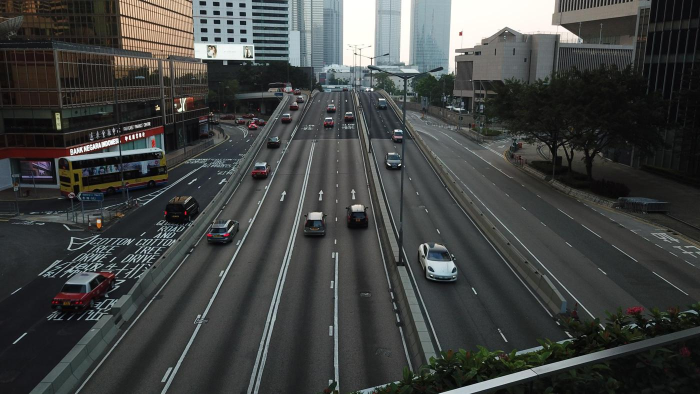
#> input picture demo/large_image.jpg, 1400 x 788 px, given in place of P07348.jpg, which was not available (shown at 1/2 size)
$ python MeanBlur.py
#> lines starting #> are read from the running program, lines starting #| are printed output that depends on the picture; after the words box and inside, x2 and y2 are one past the last pixel; in counts of white or black regions, pixels touching at a corner belong together; pictures that were not available may be replaced by others from this repository, and a replacement may not be noted
import cv2
import numpy as np
# [7 lines of commented-out code are left out]
ind = 'P07348'
img = cv2.imread(f'/home/xray/LXM/mmdetection/demo/{ind}.jpg')
#> img is the input picture: shape (788, 1400, 3); mean B, G, R 66.3, 67.7, 65.5
# B, G, R = cv2.split(img)  # 分离出图片的B，R，G颜色通道
# cv2.imwrite("/home/xray/LXM/mmdetection/demo/006619401009995_RED.jpg", R) # 显示三通道的值都为R值时d图片
# cv2.imwrite("/home/xray/LXM/mmdetection/demo/006619401009995_GREEN.jpg", G)  # 显示三通道的值都为G值时d图片
# cv2.imwrite("/home/xray/LXM/mmdetection/demo/006619401009995_BLUE.jpg", B)  # 显示三通道的值都为B值时d图片
# img_mean_B = cv2.medianBlur(B, 5)
# img_mean_G = cv2.medianBlur(G, 5)
# img_mean_R = cv2.medianBlur(R, 5)
# cv2.imwrite("/home/xray/LXM/mmdetection/demo/006619401009995_RED_medianBlur.jpg", img_mean_R) # 显示三通道的值都为R值时d图片
# cv2.imwrite("/home/xray/LXM/mmdetection/demo/006619401009995_GREEN_medianBlur.jpg", img_mean_G)  # 显示三通道的值都为G值时d图片
# cv2.imwrite("/home/xray/LXM/mmdetection/demo/006619401009995_BLUE_medianBlur.jpg", img_mean_B)  # 显示三通道的值都为B值时d图片

# rgb转hsv
img_hsv = cv2.cvtColor(img,cv2.COLOR_BGR2HSV)
#> img_hsv: shape (788, 1400, 3); mean H, S, V 66.8, 35.5, 70.4
# img_rgb_hsv = 0.7 * img + 0.3 * img_hsv
h,s,v = cv2.split(img_hsv)
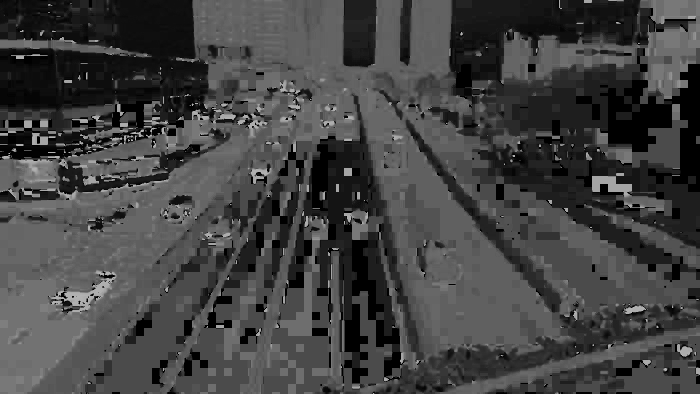
#> h: shape (788, 1400) (shown at 1/2 size); min 0, max 179, mean 66.8
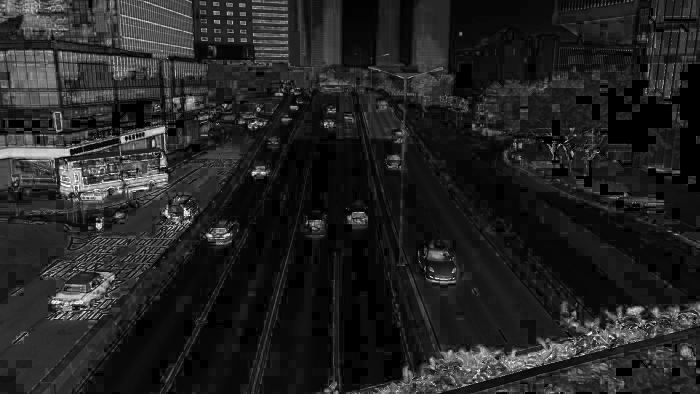
#> s: shape (788, 1400) (shown at 1/2 size); min 0, max 255, mean 35.5
# cv2.imwrite('/home/xray/LXM/mmdetection/demo/P00151_hsv.jpg',img_hsv)
# cv2.imwrite('/home/xray/LXM/mmdetection/demo/P00151_rgb_hsv.jpg',img_rgb_hsv)
cv2.imwrite(f'/home/xray/LXM/mmdetection/demo/{ind}_h.jpg',h)
cv2.imwrite(f'/home/xray/LXM/mmdetection/demo/{ind}_s.jpg',s)
cv2.imwrite(f'/home/xray/LXM/mmdetection/demo/{ind}_v.jpg',v)
gray_image = cv2.cvtColor(img, cv2.COLOR_BGR2GRAY)
img_th = cv2.adaptiveThreshold(gray_image, 255, cv2.ADAPTIVE_THRESH_MEAN_C, cv2.THRESH_BINARY, 11, 4)
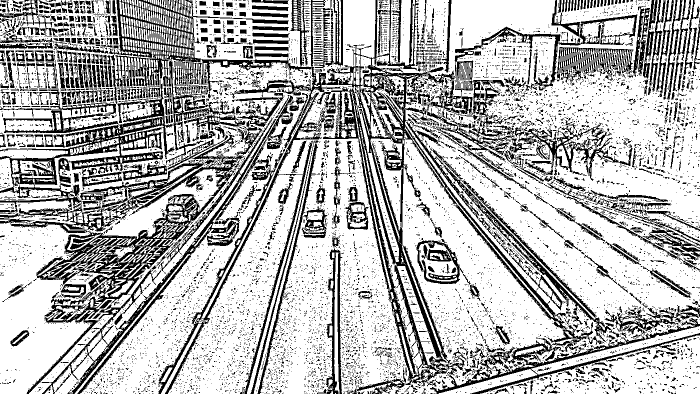
#> img_th: shape (788, 1400) (shown at 1/2 size); 70.9% white; 8857 black regions (8050 under 20 px), largest, box (x1, y1, x2, y2) and area: (0, 0, 1267, 788) 154605, (860, 666, 1400, 788) 8532, (987, 245, 1265, 362) 6045
_,img_otsu = cv2.threshold(gray_image,0,255,cv2.THRESH_BINARY+cv2.THRESH_OTSU) # 自动计算阈值
#> img_otsu: shape (788, 1400); 14.7% white; 1640 white regions (1290 under 20 px), largest, box (x1, y1, x2, y2) and area: (259, 0, 1166, 183) 92994, (495, 283, 631, 788) 5170, (877, 699, 1220, 788) 4927
img_h_th = cv2.adaptiveThreshold(h, 255, cv2.ADAPTIVE_THRESH_MEAN_C, cv2.THRESH_BINARY, 11, 4)
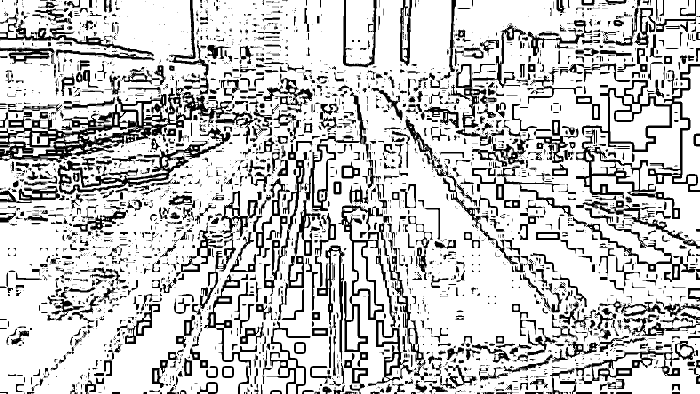
#> img_h_th: shape (788, 1400) (shown at 1/2 size); 77.5% white; 3770 black regions (2620 under 20 px), largest, box (x1, y1, x2, y2) and area: (0, 161, 464, 326) 17068, (677, 410, 825, 772) 9321, (1164, 128, 1400, 384) 7917
_,img_h_otsu = cv2.threshold(h,0,255,cv2.THRESH_BINARY+cv2.THRESH_OTSU) # 自动计算阈值
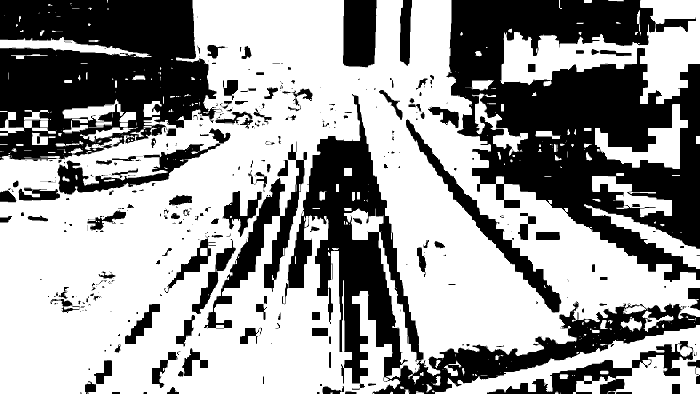
#> img_h_otsu: shape (788, 1400) (shown at 1/2 size); 60.3% white; 472 black regions (309 under 20 px), largest, box (x1, y1, x2, y2) and area: (893, 0, 1400, 564) 154626, (0, 0, 445, 322) 100573, (564, 188, 1400, 788) 86665
_,img_s_otsu = cv2.threshold(s,0,255,cv2.THRESH_BINARY+cv2.THRESH_OTSU) # 自动计算阈值
#> img_s_otsu: shape (788, 1400); 13.5% white; 3901 white regions (3423 under 20 px), largest, box (x1, y1, x2, y2) and area: (740, 612, 1351, 788) 22131, (117, 291, 356, 411) 12870, (226, 0, 388, 119) 10985
_,img_v_otsu = cv2.threshold(v,0,255,cv2.THRESH_BINARY_INV+cv2.THRESH_OTSU) # 自动计算阈值
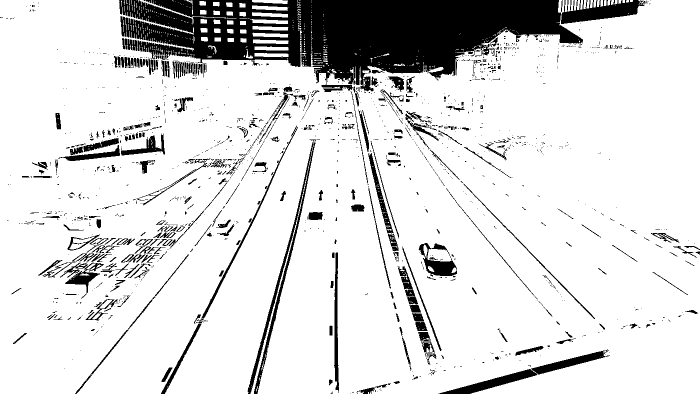
#> img_v_otsu: shape (788, 1400) (shown at 1/2 size); 85.5% white; 1584 black regions (1253 under 20 px), largest, box (x1, y1, x2, y2) and area: (238, 0, 1166, 184) 94484, (495, 283, 631, 788) 5117, (877, 699, 1220, 788) 4885

lower_bound = np.array([60, 50, 50])  # 可微调范围
upper_bound = np.array([140, 255, 255])
mask = cv2.inRange(img_hsv, lower_bound, upper_bound)
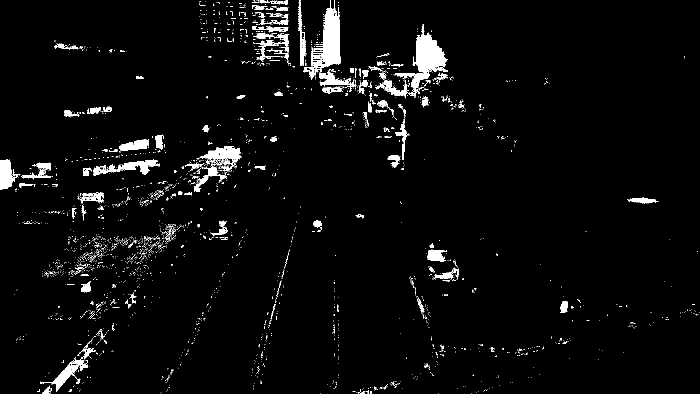
#> mask: shape (788, 1400) (shown at 1/2 size); 3.5% white; 2769 white regions (2607 under 20 px), largest, box (x1, y1, x2, y2) and area: (789, 48, 895, 188) 4305, (618, 0, 681, 160) 4212, (399, 292, 483, 331) 1626
# [4 lines of commented-out code are left out]
cv2.imwrite(f'/home/xray/LXM/mmdetection/demo/{ind}_h_otsu.jpg',img_h_otsu)
cv2.imwrite(f'/home/xray/LXM/mmdetection/demo/{ind}_s_otsu.jpg',img_s_otsu)
cv2.imwrite(f'/home/xray/LXM/mmdetection/demo/{ind}_v_otsu.jpg',img_v_otsu)
# cv2.imwrite(f'/home/xray/LXM/mmdetection/demo/{ind}_mask.jpg',mask)

$ run again, on resources/coco_test_12510.jpg
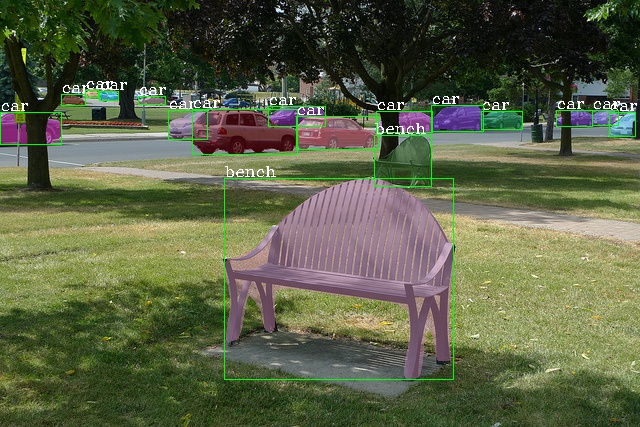
#> input picture resources/coco_test_12510.jpg, 640 x 427 px, given in place of P07348.jpg, which was not available
#> img is the input picture: shape (427, 640, 3); mean B, G, R 69.1, 97.4, 91
#> img_hsv: shape (427, 640, 3); mean H, S, V 56.9, 106.9, 102.9
#> `img_th = cv2.adaptiveThreshold(gray_image, 255, cv2.ADAPTIVE_THRESH_ME..`:
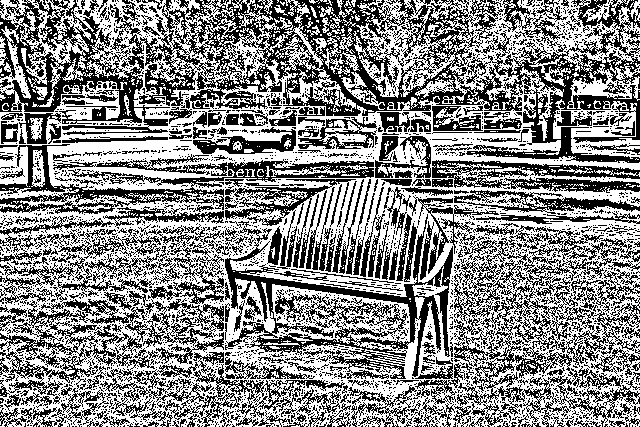
#> img_th: shape (427, 640); 53.8% white; black in thin lines or dots
#> img_otsu: shape (427, 640); 45.1% white; 1771 white regions (1687 under 20 px), largest, box (x1, y1, x2, y2) and area: (0, 69, 640, 398) 108763, (553, 101, 640, 158) 2841, (54, 81, 120, 120) 1425
#> img_h_th: shape (427, 640); 78% white; 1491 black regions (1210 under 20 px), largest, box (x1, y1, x2, y2) and area: (0, 35, 474, 402) 18626, (325, 68, 640, 164) 7824, (232, 282, 411, 372) 2356
#> img_h_otsu: shape (427, 640); 14.3% white; 397 white regions (322 under 20 px), largest, box (x1, y1, x2, y2) and area: (226, 180, 452, 378) 21925, (194, 112, 295, 152) 2676, (0, 139, 191, 167) 2265
#> img_s_otsu: shape (427, 640); 38.3% white; 2754 white regions (2629 under 20 px), largest, box (x1, y1, x2, y2) and area: (0, 0, 640, 427) 80925, (569, 0, 640, 94) 2990, (491, 369, 640, 427) 2869
#> img_v_otsu: shape (427, 640); 53.7% white; 1741 black regions (1666 under 20 px), largest, box (x1, y1, x2, y2) and area: (0, 78, 640, 397) 115199, (553, 100, 640, 156) 3034, (572, 78, 614, 96) 448
#> `mask = cv2.inRange(img_hsv, lower_bound, upper_bound)`:
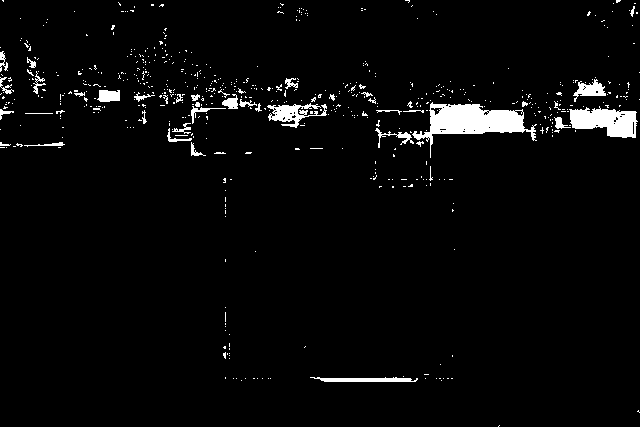
#> mask: shape (427, 640); 3.3% white; 607 white regions (565 under 20 px), largest, box (x1, y1, x2, y2) and area: (412, 102, 537, 158) 2595, (569, 106, 638, 138) 1435, (267, 103, 327, 128) 651
